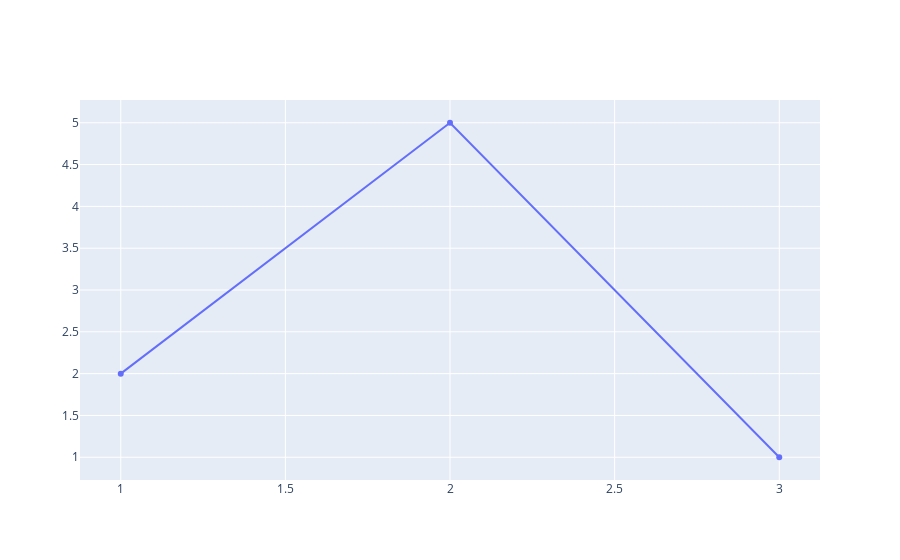

The cell this chart's notebook holds for it:
### Code cell
iplot([{
    'x' : [1, 2, 3], 
    'y' : [2, 5, 1]
}])

### Figure 1 — Plotly figure (JSON) as saved in the notebook; plotly's stock layout.template omitted (floating-point values rounded to 4 significant figures)
{"data": [{"type": "scatter", "x": [1, 2, 3], "y": [2, 5, 1]}], "layout": {}}
